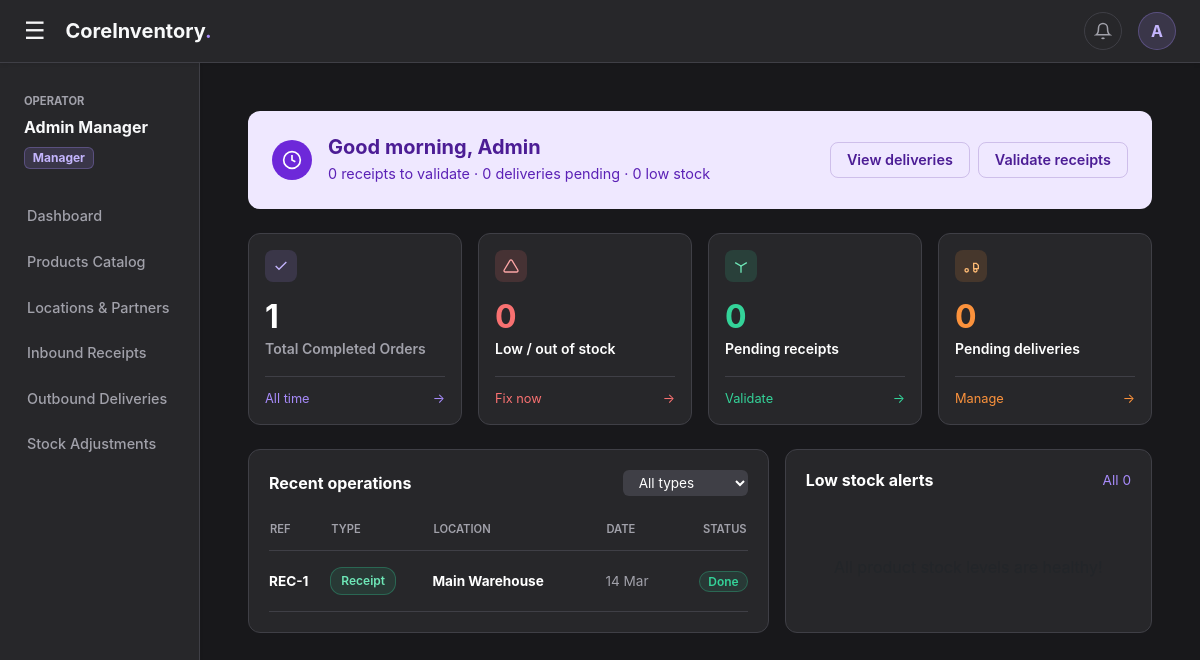
The page /dashboard (signed in) on the database as committed earlier.
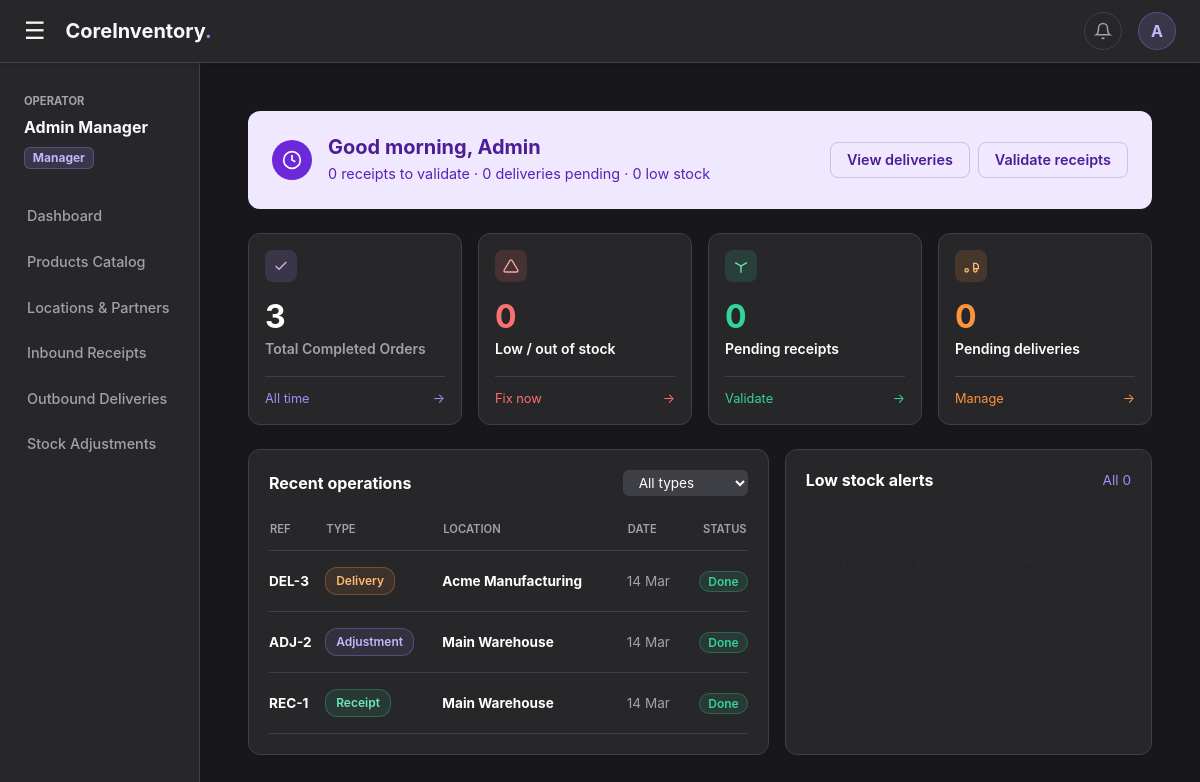
The same page on the database as committed later.
### app.py (models this page shows)
class User(db.Model):
    __tablename__ = 'users'
    id = db.Column(db.Integer, primary_key=True)
    username = db.Column(db.String(50), unique=True, nullable=False)
    email = db.Column(db.String(100), unique=True, nullable=False)
    password_hash = db.Column(db.String(255), nullable=False)
    role = db.Column(db.String(20), nullable=False, default='Manager')
    address = db.Column(db.Text, nullable=True)
    preferred_payment = db.Column(db.String(20), nullable=True, default='UPI')

class InventoryOperation(db.Model):
    __tablename__ = 'inventory_operations'
    id = db.Column(db.Integer, primary_key=True)
    document_type = db.Column(db.String(50), nullable=False)
    status = db.Column(db.String(50), nullable=False)
    source_location_id = db.Column(db.Integer, db.ForeignKey('locations.id'))
    dest_location_id = db.Column(db.Integer, db.ForeignKey('locations.id'))
    created_by = db.Column(db.Integer, db.ForeignKey('users.id'))
    created_at = db.Column(db.DateTime, default=datetime.utcnow)

class Location(db.Model):
    __tablename__ = 'locations'
    id = db.Column(db.Integer, primary_key=True)
    name = db.Column(db.String(100), nullable=False)
    type = db.Column(db.String(50), nullable=False)

### app.py (the view)
@app.route('/dashboard')
@login_required
def dashboard():
    total_products = Product.query.count()
    pending_receipts = InventoryOperation.query.filter_by(document_type='Receipt').filter(InventoryOperation.status != 'Done').count()
    pending_deliveries = InventoryOperation.query.filter_by(document_type='Delivery').filter(InventoryOperation.status != 'Done').count()
    total_completed = InventoryOperation.query.filter_by(status='Done').count()
    stock_levels = db.session.query(StockLedger.product_id, func.sum(StockLedger.quantity_change).label('total_stock')).group_by(StockLedger.product_id).all()
    stock_dict = {item.product_id: item.total_stock for item in stock_levels}
    all_products = Product.query.all()
    low_stock_items = []
    for p in all_products:
        qty = stock_dict.get(p.id, 0.0)
        if qty <= 10:
            low_stock_items.append({'product': p, 'qty': qty})
    low_stock_items.sort(key=lambda x: x['qty'])
    low_stock_count = len(low_stock_items)
    recent_ops = InventoryOperation.query.order_by(InventoryOperation.created_at.desc()).limit(8).all()
    loc_map = {loc.id: loc.name for loc in Location.query.all()}
    return render_template('dashboard.html', total_products=total_products, pending_receipts=pending_receipts, pending_deliveries=pending_deliveries, total_completed=total_completed, low_stock=low_stock_count, low_stock_items=low_stock_items[:5], recent_ops=recent_ops, loc_map=loc_map)

### templates/dashboard.html (shortened to what this page needs)
{% extends "base.html" %}
{% block content %}
<div class="hero-banner mb-4 d-flex flex-column flex-md-row justify-content-between align-items-md-center">
    <div class="d-flex align-items-center mb-3 mb-md-0">
        <div class="hero-icon-wrapper me-3">
            <svg width="20" height="20" viewBox="0 0 24 24" fill="none" stroke="currentColor" stroke-width="2"><circle cx="12" cy="12" r="10"></circle><polyline points="12 6 12 12 16 14"></polyline></svg>
        </div>
        <div>
            <h5 class="mb-1 fw-bold">Good morning, {{ session.get('user_name', 'User').split()[0] }}</h5>
            <p class="mb-0" style="font-size: 0.9rem; color: #5B21B6;">{{ pending_receipts }} receipts to validate · {{ pending_deliveries }} deliveries pending · {{ low_stock }} low stock</p>
        </div>
    </div>
    <div class="d-flex">
        <button class="btn-hero me-2" onclick="window.location.href='/deliveries'">View deliveries</button>
        <button class="btn-hero" onclick="window.location.href='/receipts'">Validate receipts</button>
    </div>
</div>
<div class="row g-3 mb-4">
    <div class="col-md-3">
        <div class="kpi-card-ui h-100">
            <div class="kpi-icon icon-purple"><svg width="16" height="16" viewBox="0 0 24 24" fill="none" stroke="currentColor" stroke-width="2"><polyline points="20 6 9 17 4 12"></polyline></svg></div>
            <h2 class="mb-0 fw-bold text-white">{{ total_completed }}</h2>
            <small class="fw-semibold" style="color: #A1A1AA;">Total Completed Orders</small>
            <a href="#" class="kpi-link" style="color: #A78BFA;">All time <span>→</span></a>
        </div>
    </div>
    <div class="col-md-3">
        <div class="kpi-card-ui h-100">
            <div class="kpi-icon icon-red"><svg width="16" height="16" viewBox="0 0 24 24" fill="none" stroke="currentColor" stroke-width="2"><path d="M10.29 3.86L1.82 18a2 2 0 0 0 1.71 3h16.94a2 2 0 0 0 1.71-3L13.71 3.86a2 2 0 0 0-3.42 0z"></path></svg></div>
            <h2 class="mb-0 fw-bold" style="color: #F87171;">{{ low_stock }}</h2>
            <small class="text-white fw-semibold">Low / out of stock</small>
            <a href="/receipts" class="kpi-link" style="color: #F87171;">Fix now <span>→</span></a>
        </div>
    </div>
    <div class="col-md-3">
        <div class="kpi-card-ui h-100">
            <div class="kpi-icon icon-green"><svg width="16" height="16" viewBox="0 0 24 24" fill="none" stroke="currentColor" stroke-width="2"><polyline points="3.27 6.96 12 12.01 20.73 6.96"></polyline><line x1="12" y1="22.08" x2="12" y2="12"></line></svg></div>
            <h2 class="mb-0 fw-bold" style="color: #34D399;">{{ pending_receipts }}</h2>
            <small class="text-white fw-semibold">Pending receipts</small>
            <a href="/receipts" class="kpi-link" style="color: #34D399;">Validate <span>→</span></a>
        </div>
    </div>
    <div class="col-md-3">
        <div class="kpi-card-ui h-100">
            <div class="kpi-icon icon-orange"><svg width="16" height="16" viewBox="0 0 24 24" fill="none" stroke="currentColor" stroke-width="2"><polygon points="16 8 20 8 23 11 23 16 16 16 16 8"></polygon><circle cx="5.5" cy="18.5" r="2.5"></circle><circle cx="18.5" cy="18.5" r="2.5"></circle></svg></div>
            <h2 class="mb-0 fw-bold" style="color: #FB923C;">{{ pending_deliveries }}</h2>
            <small class="text-white fw-semibold">Pending deliveries</small>
            <a href="/deliveries" class="kpi-link" style="color: #FB923C;">Manage <span>→</span></a>
        </div>
    </div>
</div>
<div class="row g-3">
    <div class="col-lg-7">
        <div class="panel-card h-100">
            <div class="d-flex justify-content-between align-items-center mb-4">
                <h6 class="text-white fw-bold mb-0">Recent operations</h6>
                <div class="d-flex align-items-center">
                    <select class="select-minimal" id="opTypeFilter" onchange="filterOperations()">
                        <option value="All">All types</option>
                    </select>
                </div>
            </div>
            <table class="custom-table">
                <thead><tr><th>REF</th><th>TYPE</th><th>LOCATION</th><th>DATE</th><th class="text-end">STATUS</th></tr></thead>
                <tbody>
                    {% for op in recent_ops %}
                    <tr class="op-row" data-type="{{ op.document_type }}">
                        <td class="fw-bold text-white">{{ op.document_type[:3]|upper }}-{{ op.id }}</td>
                        <td><span class="tag tag-{{ op.document_type }}">{{ op.document_type }}</span></td>
                        <td class="fw-bold text-white">{{ loc_map.get(op.dest_location_id, 'System') }}</td>
                        <td style="color: #A1A1AA;">{{ op.created_at.strftime('%d %b') }}</td>
                        <td class="text-end"><span class="status-{{ op.status }}">{{ op.status }}</span></td>
                    </tr>
                    {% else %}
                    <tr><td colspan="5" class="text-center text-muted pt-5">No recent operations.</td></tr>
                    {% endfor %}
                </tbody>
            </table>
        </div>
    </div>
    <div class="col-lg-5">
        <div class="panel-card h-100">
            <div class="d-flex justify-content-between align-items-center mb-2">
                <h6 class="text-white fw-bold mb-0">Low stock alerts</h6>
                <span style="color: #A78BFA; font-size: 0.85rem;">All {{ low_stock }}</span>
            </div>
            <div class="stock-list mt-3">
                {% for item in low_stock_items %}
                <div class="stock-row">
                    <div>
                        <div class="fw-bold text-white" style="font-size: 0.9rem;">{{ item.product.name }}</div>
                        <div style="color: #A1A1AA; font-size: 0.75rem;">{{ item.product.sku }} · {{ item.product.unit_of_measure }}</div>
                        <div class="stock-indicator mt-2" style="width: 25%;"></div>
                    </div>
                    <div class="text-end">
                        <div style="color: #F87171; font-size: 0.75rem; margin-bottom: 8px;">{{ item.qty }} left</div>
                        <button class="btn-receipt" onclick="window.location.href='/receipts'">+ Receipt</button>
                    </div>
                </div>
                {% else %}
                <div class="text-center text-muted pt-5">All product stock levels are healthy!</div>
                {% endfor %}
            </div>
        </div>
    </div>
</div>
{% endblock %}

### templates/base.html (shortened to what this page needs)
<!DOCTYPE html>
<html lang="en">
<head>
    <link href="https://cdn.jsdelivr.net/npm/bootstrap@5.3.0/dist/css/bootstrap.min.css" rel="stylesheet">
</head>
<body>
    <div class="top-navbar sticky-top shadow-sm">
        <div class="d-flex align-items-center">
            <button class="burger-icon" id="sidebarToggle">&#9776;</button>
            <h5 class="mb-0 fw-bold text-light">CoreInventory<span style="color: var(--accent-light)">.</span></h5>
        </div>
        <div class="d-flex align-items-center">
            <div class="dropdown me-3">
                <button class="nav-icon-btn" type="button" data-bs-toggle="dropdown" aria-expanded="false">
                    <svg width="18" height="18" viewBox="0 0 24 24" fill="none" stroke="currentColor" stroke-width="2"><path d="M18 8A6 6 0 0 0 6 8c0 7-3 9-3 9h18s-3-2-3-9"></path><path d="M13.73 21a2 2 0 0 1-3.46 0"></path></svg>
                </button>
            </div>
            <div class="dropdown">
                <button class="profile-btn" type="button" data-bs-toggle="dropdown" aria-expanded="false">
                    {{ session.get('user_name', 'U')[0] | upper }}
                </button>
            </div>
        </div>
    </div>
    <div class="container-fluid position-relative">
        <div class="row flex-nowrap">
            <nav id="sidebar" class="col-auto col-md-3 col-lg-2 px-0 sidebar-menu shadow-sm">
                <div class="px-4 mb-4">
                    <small class="text-uppercase fw-bold" style="color: var(--text-muted); font-size: 0.7rem;">Operator</small>
                    <div class="text-light mt-1 fw-bold">{{ session.get('user_name', 'System User') }}</div>
                    <span class="badge mt-2" style="background: rgba(167, 139, 250, 0.15); color: #C4B5FD; border: 1px solid rgba(167, 139, 250, 0.3);">{{ session.get('user_role', 'Guest') }}</span>
                </div>
                <a href="/dashboard">Dashboard</a>
                {% if session.get('user_role') == 'Manager' %}
                    <a href="/products">Products Catalog</a>
                    <a href="/locations">Locations & Partners</a>
                {% endif %}
                <a href="/receipts">Inbound Receipts</a>
                <a href="/deliveries">Outbound Deliveries</a>
                <a href="/adjustments">Stock Adjustments</a>
            </nav>
            <main class="col px-md-5 py-5">
                {% block content %}{% endblock %}
            </main>
        </div>
    </div>
</body>
</html>

Rows that differ between the two databases and show on the page:
added InventoryOperation: document_type "DEL", id "3", document_type "Delivery", created_at "14 Mar", status "Done"
now on this page (row unchanged): Location: get "Acme Manufacturing"
added InventoryOperation: document_type "ADJ", id "2", document_type "Adjustment", {{ loc_map.get(op.dest_location_id, 'System') }} "Main Warehouse", created_at "14 Mar", status "Done"
Other text that changed with them:
{{ total_completed }}: "1" → "3"
